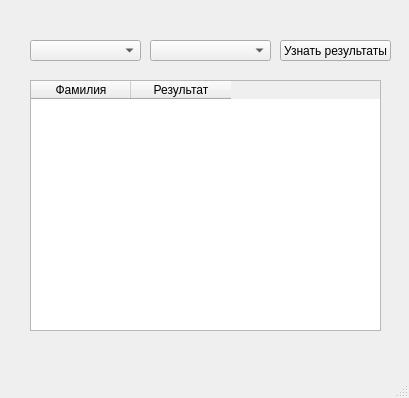
<?xml version="1.0" encoding="UTF-8"?>
<ui version="4.0">
 <class>MainWindow</class>
 <widget class="QMainWindow" name="MainWindow">
  <property name="geometry">
   <rect>
    <x>0</x>
    <y>0</y>
    <width>409</width>
    <height>398</height>
   </rect>
  </property>
  <property name="windowTitle">
   <string>MainWindow</string>
  </property>
  <widget class="QWidget" name="centralwidget">
   <widget class="QTableWidget" name="tableWidget">
    <property name="geometry">
     <rect>
      <x>30</x>
      <y>80</y>
      <width>351</width>
      <height>251</height>
     </rect>
    </property>
    <column>
     <property name="text">
      <string>Фамилия</string>
     </property>
    </column>
    <column>
     <property name="text">
      <string>Результат</string>
     </property>
    </column>
   </widget>
   <widget class="QPushButton" name="pushButton">
    <property name="geometry">
     <rect>
      <x>280</x>
      <y>40</y>
      <width>111</width>
      <height>21</height>
     </rect>
    </property>
    <property name="text">
     <string>Узнать результаты</string>
    </property>
   </widget>
   <widget class="QComboBox" name="comboBox">
    <property name="geometry">
     <rect>
      <x>30</x>
      <y>40</y>
      <width>111</width>
      <height>21</height>
     </rect>
    </property>
   </widget>
   <widget class="QComboBox" name="comboBox_2">
    <property name="geometry">
     <rect>
      <x>150</x>
      <y>40</y>
      <width>121</width>
      <height>21</height>
     </rect>
    </property>
   </widget>
  </widget>
  <widget class="QMenuBar" name="menubar">
   <property name="geometry">
    <rect>
     <x>0</x>
     <y>0</y>
     <width>409</width>
     <height>21</height>
    </rect>
   </property>
  </widget>
  <widget class="QStatusBar" name="statusbar"/>
 </widget>
 <resources/>
 <connections/>
</ui>
